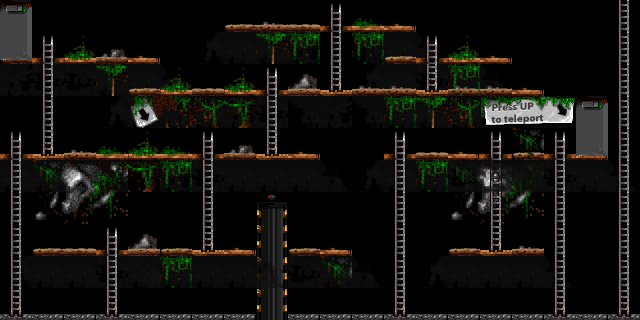

A 2D game scene composited from a Tiled map and its tileset images. What follows is a short description and the map's XML, with each tile layer's data collapsed to a summary:
An orthogonal 20x10 tile map with 32x32 px tiles, 3 tile layers (shadows, map, front) and 8 objects (5x torch, 2x teleport, lift).

<map version="1.0" orientation="orthogonal" width="20" height="10" tilewidth="32" tileheight="32">
 <tileset firstgid="1" name="levelset1" tilewidth="32" tileheight="32">
  <image source="levelset1.png" width="288" height="224" />
  <tile id="8">
   <properties>
    <property name="destroyable" value="no" />
   </properties>
  </tile>
  <tile id="9">
   <properties>
    <property name="destroyable" value="no" />
   </properties>
  </tile>
  <tile id="10">
   <properties>
    <property name="destroyable" value="no" />
   </properties>
  </tile>
  <tile id="11">
   <properties>
    <property name="destroyable" value="no" />
   </properties>
  </tile>
  <tile id="12">
   <properties>
    <property name="destroyable" value="no" />
   </properties>
  </tile>
 </tileset>
 <layer name="shadows" width="20" height="10">
  <data>[200 cells, 73 non-empty, 14 distinct tile ids]</data>
 </layer>
 <layer name="map" width="20" height="10">
  <data>[200 cells, 110 non-empty, 15 distinct tile ids]</data>
 </layer>
 <layer name="front" width="20" height="10">
  <data>[200 cells, 36 non-empty, 20 distinct tile ids]</data>
 </layer>
 <objectgroup name="objects" width="20" height="10">
  <object name="torch" type="torch" x="175" y="208">
   <properties>
    <property name="file" value="torch-2.png" />
    <property name="sound" value="Audio/fire_loop_01.mp3" />
   </properties>
  </object>
  <object name="torch" type="torch" x="333" y="208">
   <properties>
    <property name="file" value="torch-2.png" />
    <property name="sound" value="Audio/fire_loop_01.mp3" />
   </properties>
  </object>
  <object name="torch" type="torch" x="79" y="110">
   <properties>
    <property name="file" value="torch-2.png" />
    <property name="sound" value="Audio/fire_loop_01.mp3" />
   </properties>
  </object>
  <object name="torch" type="torch" x="75" y="274">
   <properties>
    <property name="file" value="torch-small.png" />
    <property name="sound" value="Audio/fire_loop_01.mp3" />
   </properties>
  </object>
  <object name="torch" type="torch" x="551" y="45">
   <properties>
    <property name="sound" value="Audio/fire_loop_01.mp3" />
   </properties>
  </object>
  <object name="teleport1" type="teleport" x="14" y="47">
   <properties>
    <property name="linkTo" value="teleport2" />
   </properties>
  </object>
  <object name="teleport2" type="teleport" x="591" y="140">
   <properties>
    <property name="linkTo" value="teleport1" />
   </properties>
  </object>
  <object name="lift1" type="lift" x="270" y="300" />
 </objectgroup>
</map>